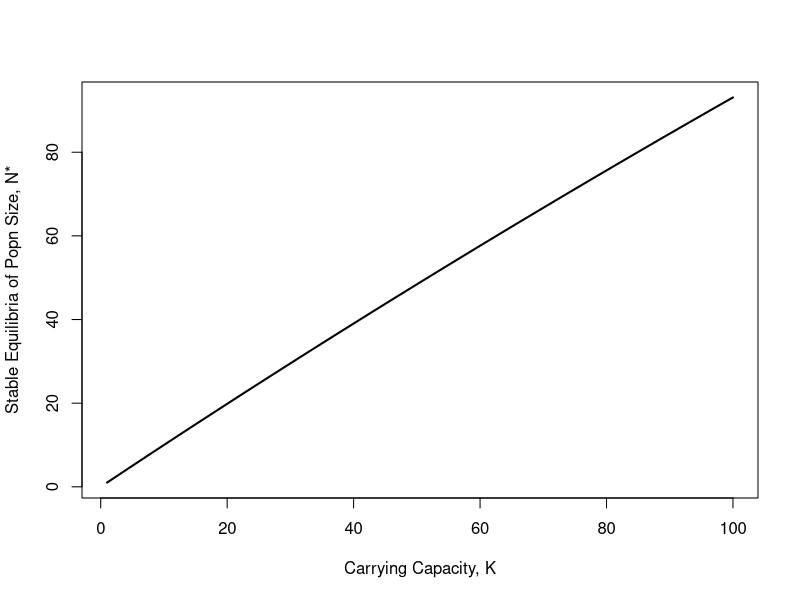
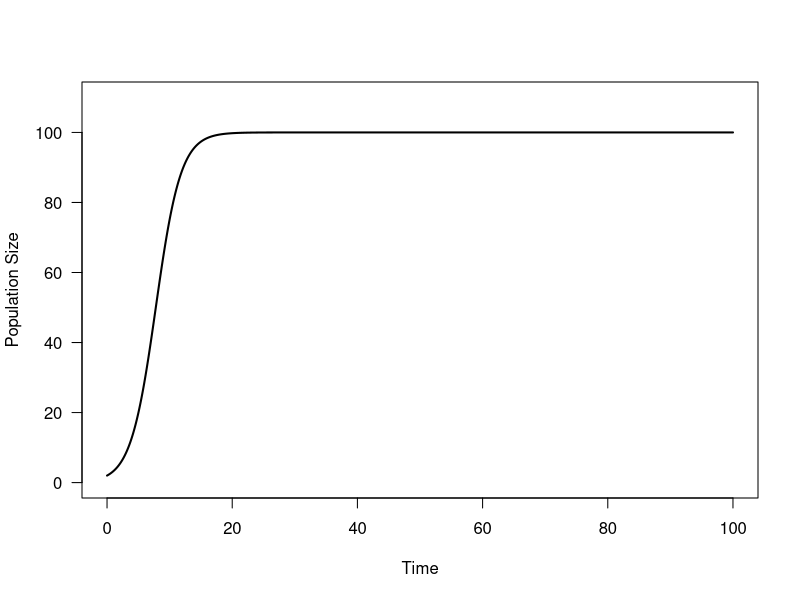
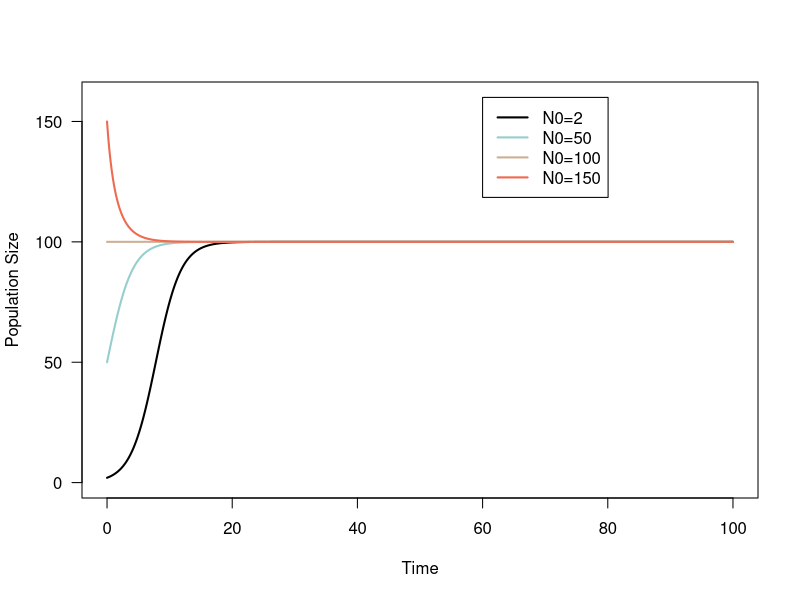
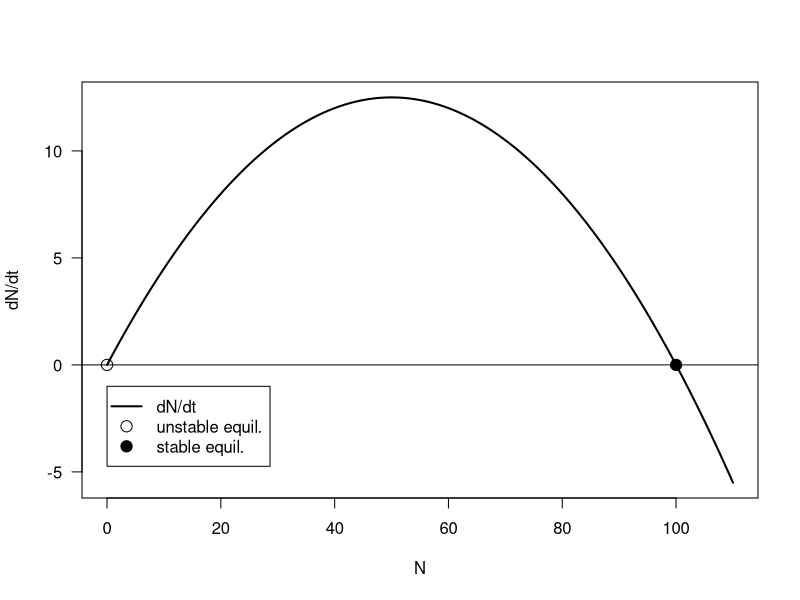
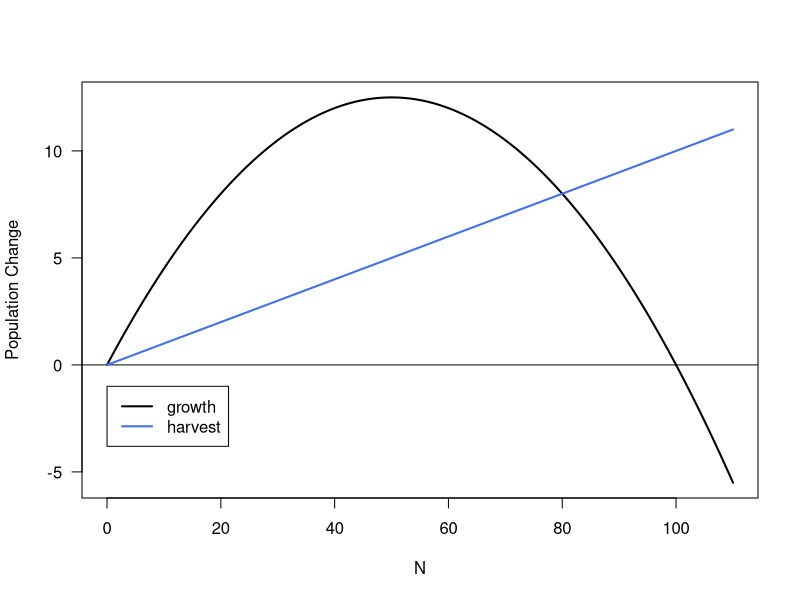
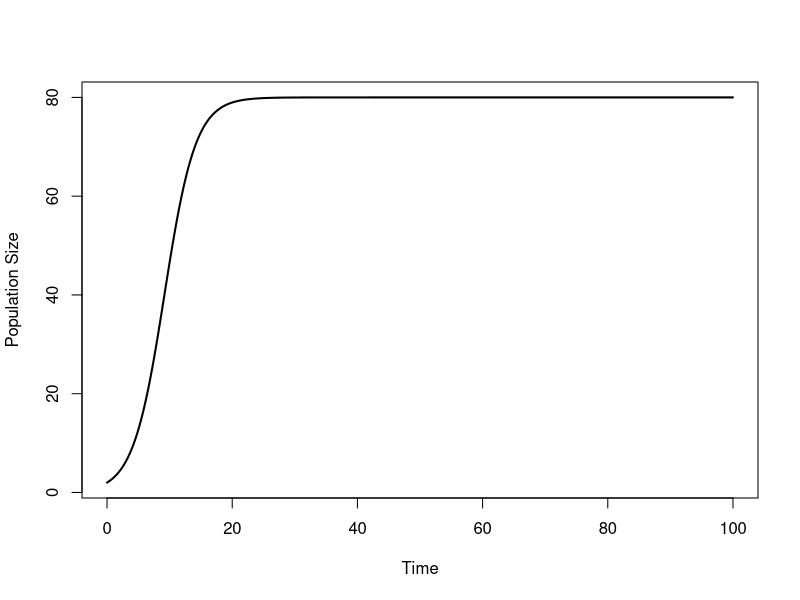
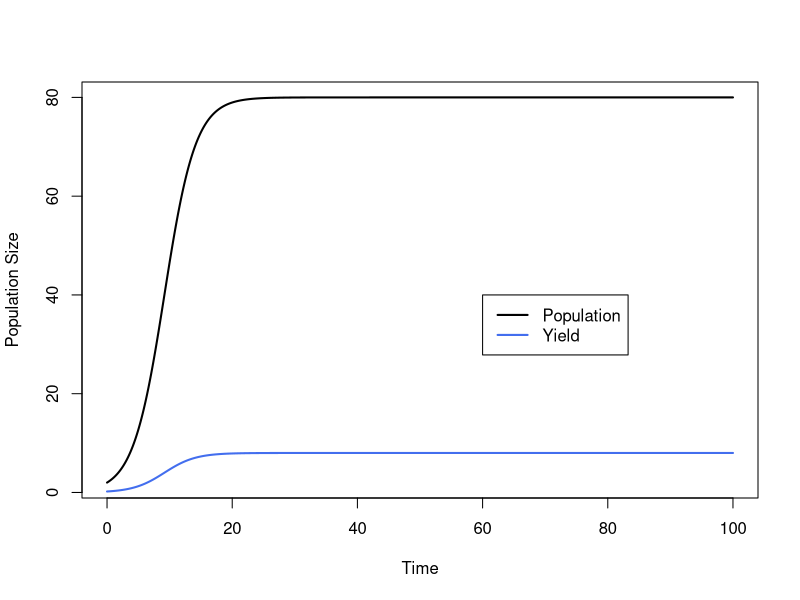
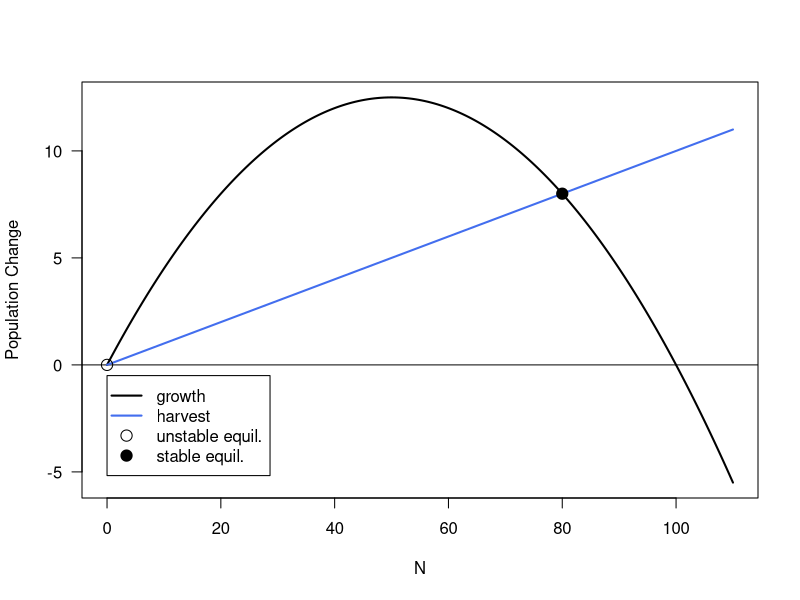

R code for these plots, in order:
## ---- chunk 1
######################################################
# 0. some set up of variables
######################################################
r <- 0.2

######################################################
# 1. create a vector of different values for K
######################################################
Kset <- seq(from = 1, to = 100, by = 1)


######################################################
# 2. calculate N* for each parameter value
######################################################
## 2a. create a holding vector for N*
Nstarset <- rep(NaN, times = length(Kset))

## 2b. create a sequence of timepoints at which to calculate population size (in the inner for() loop)
timepoints <- seq(from = 1, to = 25, length = 1000)

## 2b. write a for() loop 
### nested for() loop structure:
#### outer loop: choose a value of K from Kset
##### inner loop: calculate population size at every time step
#### outer loop: pull out the last population size (N*) and store it in Nstarset

# this is the start of the outer loop!
# for each element j from the first to last in Kset
for(j in 1:length(Kset)) {
  
  # assign K the value from Kset for this iteration
  K <- Kset[j]
  
  # create a holding vector for the inner loop for population sizes
  N.simu <- rep(NaN, times = length(timepoints)) 
  # set your initial condition
  N.simu[1] <- 10
  
  # inner loop: calculate population size (N)
  # for each element i from the second to the last in timepoints
  for(i in 2:length(timepoints)){ 
    # store previous population size as N
    N <- N.simu[i-1]
    
    # calculate change in time
    deltat <- timepoints[i] - timepoints[i-1] 

    # calculating the change in population size
    deltaN <- N * r * (1 - N / K) * deltat 
    
    # calculating total population size
    N.simu[i] = N + deltaN
  }
  
  ######################################################
  # 3. store the N* (back in the outer loop)
  ######################################################
  # pull out the last value from N.simu and put it in Nstarset
  Nstarset[j] <- N.simu[length(timepoints)] 
  
}
## ---- chunk 2
plot(x = Kset, y = Nstarset, 
     type='l', 
     lwd=2, 
     xlab = "Carrying Capacity, K", 
     ylab = "Stable Equilibria of Popn Size, N*")
## ---- chunk 3
r <- 0.5 #
K <- 100 #
## ---- chunk 4
#################################
# 1. designate a data vector
#################################
tset <- seq(from = 0, to = 100, length.out = 20000) #creating tset which is a vector of length 20,000 with values from 0-100


#################################
# 2. create a holding vector
#################################
N.simu <- NaN * tset # multiplying NaN by tset automatically creates a vector the same length as tset, but only containing NaN values
# same as N.simu <-  rep(NaN, length= tset)
N0 <- 2 # initial population size
N.simu[1] <- N0 # assigning first vlaue of N simulation vector equal to NO, which is 2 individuals

#################################
# 3. the for() loop
#################################
#
for(i in 2:length(tset)){ #offset length of vector that we iterate over in for loop to 2
  # calculating the change in t, which is dt
  dt <- tset[i] - tset[i-1] 
  
  # calculating the rate of population change, which is dN/dt
  dNdt <- (r * N.simu[i-1] * (1-N.simu[i-1]/K)) * dt 
  
  #calculate the next N size using the previous N size and the rate of popn growth
  N.simu[i] <- N.simu[i-1] + dNdt 
}
## ---- chunk 5
plot(x = tset, y = N.simu,  # x axis is time, tsetm y axis is N simu, simulated population size
     type = 'l', 
     ylim = c(0, 1.1*K), 
     las = 1, 
     lwd = 2, 
     xlab = 'Time',
     ylab = 'Population Size') 
## ---- chunk 6
#################################
# 1. designate your data
#################################
# this has already been done; we're using tset


#################################
# 2. create a holding vector
#################################
# N0 = 50
N0.50 <- 50
N.simu.50 <- NaN*tset
N.simu.50[1] <- N0.50

# N0 = 100
N0.100 <- 100
N.simu.100 <- NaN*tset
N.simu.100[1] <- N0.100

# N0 = 150
N0.150 <- 150
N.simu.150 <- NaN*tset
N.simu.150[1] <- N0.150

# Tip: You can run these calculations simultaneously within your for loop, but be very careful to keep track of which variable is which!


#################################
# 3. the for() loop
#################################
# 
for(i in 2:length(tset)){
  #
  dt <- tset[i] - tset[i-1]
  
  ##calculating change in pop size for 50 starting individuals
  dNdt.50 <- (r*N.simu.50[i-1]*(1-N.simu.50[i-1]/K))*dt
  N.simu.50[i] <- N.simu.50[i-1] + dNdt.50
  
  ##calculating change in pop size for 100 starting individuals
  dNdt.100 <- (r*N.simu.100[i-1]*(1-N.simu.100[i-1]/K))*dt
  N.simu.100[i] <- N.simu.100[i-1] + dNdt.100
  
  #calculating change in pop size for 150 starting individuals
  dNdt.150 <- (r*N.simu.150[i-1]*(1-N.simu.150[i-1]/K))*dt
  N.simu.150[i] <- N.simu.150[i-1] + dNdt.150
}
## ---- chunk 7
###########################################
# 1. plot the simulated population sizes
###########################################
plot(x = tset, y = N.simu, 
     type = 'l', 
     ylim = c(0, 1.6*K), 
     las = 1, 
     lwd = 2, 
     xlab = 'Time',
     ylab = 'Population Size')
# what happens if we don't change the limits on the y-axis?
# it looks exactly like the previous graph we made for N0=2
######################################################
# 2. plot the lines for different initial conditions
######################################################
# N0 = 50
lines(tset, N.simu.50, 
      col = 'paleturquoise3',
      lwd = 2)
# N0 = 100
lines(tset, N.simu.100,
      col = 'peachpuff3',
      lwd = 2)
# N0 = 150
lines(tset, N.simu.150, 
      col = 'coral2',
      lwd = 2)

######################
# 3. add a legend
######################
# this makes it easier to keep track of each line!
legend(x = max(tset)*.6, y = 1.6*K, 
       lwd = 2, 
       legend = c('N0=2','N0=50','N0=100','N0=150'), 
       col = c('black','paleturquoise3','peachpuff3','coral2'), 
       horiz = F)

# what do each of these arguments mean?

#lwd= thickness of lines
# x and y in legend is position
# legend= c( is character strings
# col= c is color of lines to attach to each charcter string
#horiz= FALSE makes legend vertical
## ---- chunk 8



Nset <- seq(from = 0, to = K*1.1, length.out = 200)
#geenrating our population sizes
## ---- chunk 9
# standard logistic growth equation, we already defined K and r
tset <- seq(from = 0, to = 100, length.out = 20000) 
Nset <- seq(from = 0, to = K*1.1, length.out = 200)
dNdt.log <- r * Nset * (1-Nset/K)
# calculate dn/dt with a vector equation, but we could do it with a for loop as well
## ---- chunk 10
############################################
# 1. plot dN/dt as a function of Nset
############################################
plot(x = Nset, 
     y = dNdt.log, 
     type = 'l', 
     las = 1, 
     lwd = 2, 
     xlab = 'N', ylab = 'dN/dt')


############################################
# 2. add a line along the x-axis
############################################
abline(h = 0,lwd = 1)

############################################
# 3. mark the equilibria where dN/dt = 0
############################################
# We'll use filled points to indicate stable equilibria, and open points to indicate unstable ones
# this is our unstable equilibrium
points(x = 0, y = 0, 
       pch = 21, # 'pch' specifies the point shape
       cex = 1.5) # cex is a multiplier that specifies the point size
# this is our stable equilibrium
points (x = K, y = 0, 
        pch = 21, 
        cex = 1.5, 
        bg = 'black') # 'bg' specifies the fill colour of the point

############################################
# 4. add a legend
############################################
legend(x = 0, y = -1, 
       legend = c('dN/dt', 'unstable equil.', 'stable equil.'), 
       lwd = c(2, NaN, NaN), 
       pch = c(NaN, 21, 21), 
       pt.cex = 1.5, 
       pt.bg = c('white', 'white', 'black'))
## ---- chunk 11
#already created r and K
q <- 0.1 #catchability
E <- 1 #fishing effort
## ---- chunk 12
############################################
# 1. plot the biology of logistic growth
############################################
# plot the biology in black
plot(x = Nset, y = dNdt.log, type = 'l', las = 1, lwd = 2, ylab = 'Population Change', xlab = 'N')

# plot the x-axis so that it's easier to see the intercept
abline(h = 0, lwd = 1)

############################################
# 2. plot the economics of harvest
############################################
# plot the economics in blue
lines(x = Nset, y = (q*E*Nset), col = 'royalblue2', lwd = 2)

############################################
# 3. create a legend
############################################
legend(x = 0, y = -1, 
       lwd = c(2, 2), 
       legend = c('growth', 'harvest'), 
       col = c('black', 'royalblue2'))
## ---- chunk 13
Nstar <- K*(1-q*E/r)  # Check this with pen (or pencil) and paper!
## ---- chunk 14
#################################
# 1. designate the data vector
#################################
tset <- seq(from = 0, to = 100, length.out = 20000) 

#################################
# 2. create a holding vector
#################################
N.simu.E1 <- NaN*tset #create holding vector for simulation pop values
N.simu.E1[1] <- N0 #store N0=2 as initial

#################################
# 3. the for() loop
#################################
for(i in 2:length(tset)){ #offsetting our length by one to accomodate current and previous time points
  dt <- tset[i] - tset[i-1] #calc time points
  dNdt.E1 <- (r*N.simu.E1[i-1]*(1-N.simu.E1[i-1]/K)-q*E*N.simu.E1[i-1])*dt #calc pop growth rate dN/dt with logistic growht equation
  N.simu.E1[i] <- N.simu.E1[i-1] + dNdt.E1 # creating the next population size
}
## ---- chunk 15
plot(x = tset, y = N.simu.E1, 
     type = 'l', 
     lwd = 2, 
     xlab = 'Time', ylab = 'Population Size')
## ---- chunk 16
############################################
# 1. plot logistic growth in black
############################################
plot(x = tset, y = N.simu.E1, 
     type = 'l', lwd = 2, 
     xlab = 'Time', ylab = 'Population Size')

############################################
# 2. plot yield in blue
############################################
lines(x = tset, y = N.simu.E1*E*q, 
      type = 'l', 
      lwd=2, 
      col='royalblue2')

############################################
# 3. add a legend
############################################
legend(x = max(tset)*.6, y = max(N.simu.E1)*.5, 
       lwd = c(2, 2), 
       legend = c('Population', 'Yield'), 
       col = c('black', 'royalblue2'))
## ---- chunk 17
Nstar # our algebraic solution
N.simu.E1[length(tset)] # the end population size of our simulation
## ---- chunk 18
Ystar <- q*E*Nstar
Ystar
## ---- chunk 19
############################################
# 1. plot dN/dt as a function of N
############################################
plot(x = Nset, y = dNdt.log, 
     type = 'l', 
     las = 1, 
     lwd = 2, 
     xlab = 'N', ylab = 'Population Change')

# add a line at the x-axis
abline(h = 0, lwd = 1)

############################################
# 2. plot the economics of harvest
############################################
lines(x = Nset, y = q*E*Nset, 
      col = 'royalblue2', 
      lwd = 2)

############################################
# 3. add equilibria
############################################
# unstable
points(x = 0, y = 0, 
       pch = 21, cex = 1.5)
# stable
points(y = Ystar, x = Nstar, 
       pch = 21, cex = 1.5, 
       bg = 'black')

############################################
# 4. add a legend
############################################
legend(x = 0, y = -0.5, 
       legend = c('growth', 'harvest', 'unstable equil.', 'stable equil.'), 
       lwd = c(2, 2, NaN, NaN), 
       pch = c(NaN, NaN, 21, 21), 
       pt.cex = 1.5, 
       pt.bg = c('white', 'white', 'white', 'black'), 
       col = c('black', 'royalblue2', 'black', 'black'))
## ---- chunk 20
############################
# 1. Plot dNdt vs. N
############################
plot(x = Nset, y = dNdt.log, 
     type = 'l', 
     las = 1, 
     lwd = 2, 
     xlab = 'N', ylab = 'Population Change')
abline(h = 0, lwd = 1)

# Overlay Yield given a fishing Effort = 1
lines(x = Nset, y = q*E*Nset, 
      col= 'royalblue2',
      lwd = 2)

############################
# 2. Set effort to 2
############################
# Set Effort to 2 and name this value E.2 with variable assignment 
E.2 <- 2

# Overlay Yield given a fishing Effort = 2
lines(x = Nset, y =  q*E.2*Nset, 
      col= 'royalblue2',
      lwd = 2,
      lty = 2) #lty changes the line type. 2 = dashed 

############################
# 3. Set effort to 3
############################
# Set Effort to 3 and name this value E.3 with variable assignment 
E.3 <- 3

# Overlay Yield given a fishing Effort = 3, fill in the blank y argument
lines(x = Nset, y = q*E.3*Nset, 
      col = 'royalblue2',
      lwd = 2,
      lty = 3) 



############################
# 4. Set effort to 4
############################
# Set Effort to 4 and name this value E.4 with variable assignment 
E.4 <- 4

# Overlay Yield given a fishing Effort = 4, fill in the blank y argument
lines(x = Nset, y = q*E.4*Nset , 
      col= 'royalblue2', 
      lwd = 2,
      lty = 4) 

## ---- chunk 21
# fill in the blank for the upper bound
Eset <- seq(from = 0, to = 5 , length.out = 200)
## ---- chunk 22
Nstar.set <-  K*(1-q*Eset/r)
## ---- chunk 23
Yield.set <- q*Eset*Nstar.set
## ---- chunk 24
plot(x = Eset, y =Yield.set ,
     type = 'l',
     lwd = 2,
     xlab = 'Effort', ylab = 'Yield')
abline(h = 0)
## ---- chunk 25
N_MSY <- K/2
E_MSY <- r/q/2
Y_MSY <- r*K/4
## ---- chunk 26
for(i in 1:length(Eset)){
  if(Yield.set[i]==max(Yield.set)){
    E_MSY_est <- Eset[i]
  }
}
## ---- chunk 27
N_MSY_est <- K*(1-(q*E_MSY)/r)
## ---- chunk 28
Y_MSY_est <- q*E_MSY*N_MSY_est
## ---- chunk 29
#  Compare:
N_MSY # algebraic
N_MSY_est # estimate

E_MSY # algebraic
E_MSY_est # estimate

Y_MSY # algebraic
Y_MSY_est # estimate
## ---- chunk 30
dNdt.over <- r*Nset*(1-Nset/K)*(2-Nset/K)
## ---- chunk 31
###################################################
# 1. plot dN/dt as a function of population size
###################################################
plot(x = Nset, y = dNdt.over, 
     type = 'l', 
     lwd = 2, 
     las = 1, 
     xlab = 'N', ylab = 'dN/dt')

# add a line at the x-axis
abline(h = 0)

###################################################
# 2. plot the logistic function for comparison
###################################################
lines(x = Nset, y = dNdt.log, 
      lwd = 2, 
      lty = 3)

###################################################
# 3. add a legend
###################################################
legend(x = 73, y = 20, 
       legend = c("overcompensating", "logistic"), 
       lwd = c(2, 2), 
       lty = c(1, 2))
## ---- chunk 32
#################################
# 1. designate a data vector
#################################
# this has already been done; we'll use tset from before


#################################
# 2. holding vector
#################################
N.over <- NaN*tset
N.over[1] <- N0


#################################
# 3. the for() loop
#################################
for(i in 2:length(tset)){
  dt <- tset[i] - tset[i-1]
  dNdt <- (r*N.over[i-1]*(1-N.over[i-1]/K)*(2-N.over[i-1]/K))*dt
  N.over[i] <- N.over[i-1] + dNdt
}
## ---- chunk 33
#############################################
# 1. plot the overcompensating population 
#############################################
plot(x = tset, y = N.over, 
     type = 'l', 
     las = 1, 
     lwd = 2, 
     xlab = 'Time', ylab = 'Population Size')

#############################################
# 2. plot the logistic to compare
#############################################
lines(x = tset, y = N.simu, lwd = 2, lty = 3)

#############################################
# 3. legend
#############################################
legend(x = max(tset)*.6, y = K*.5, 
       legend = c('Overcomp.','Logistic'), 
       lwd = 2, 
       lty = c(1,3))
## ---- chunk 34
# use variable assignment
Y_MSY.over <- max(dNdt.over)
## ---- chunk 35
# annotate the for() loop
for(i in 1:length(Nset)){
  #when the ith value of change in pop equal yield of over compensating population, store the ith value of Nset in N_MSY_over
  if(dNdt.over[i] == Y_MSY.over){
    N_MSY.over <- Nset[i]
  }
}
## ---- chunk 36
E_MSY.over <- Y_MSY.over/(N_MSY.over*q)
## ---- chunk 37
###################################
# 1. biology
###################################
plot(x = Nset, y = dNdt.over , 
     type = 'l', 
     lwd = 2, 
     las = 1, 
     xlab = 'N', ylab = 'Change in Population')
# add a line at the x-axis
abline(h = 0)

###################################
# 2. economics
###################################
lines(x = Nset, y = q*E_MSY.over*Nset , 
      lwd = 2,
      col = 'royalblue2')

###################################
# 3. equilibria
###################################
# unstable
points(x = 0, y = 0, 
       pch = 21, cex = 1.5)
# stable
points(x = N_MSY.over, y = Y_MSY.over,
       pch = 21, cex = 1.5, 
       bg = 'black')

###################################
# 4. legend
###################################
legend(x = K*.6, y = Y_MSY.over, 
       legend = c('growth', 'harvest', 'unstable equil.', 'stable equil.'), 
       lwd = c(2, 2, NaN, NaN), 
       pch = c(NaN, NaN, 21, 21), 
       pt.cex = 1.5, 
       pt.bg = c('white', 'white', 'white', 'black'), 
       col = c('black', 'royalblue2', 'black', 'black'))
## ---- chunk 38
###################################################
# 1. create a set of time points to iterate over
###################################################

#use tset

#############################################################
# 2. create a storage vector and fill in initial conditions
#############################################################
N.simu.over <-  NaN*tset
 N.simu.over[1] <- N0


#############################################################
# 3. for() loop: calculate population size change over time
#############################################################
# annotate each line of code
for(i in 2:length(tset)){
  dt <- tset[i] - tset[i - 1]#change in time
  dNdt.over <- (r*N.simu.over[i-1]*(1-N.simu.over[i-1]/K)*(2-N.simu.over[i-1]/K)-q*E_MSY.over*N.simu.over[i-1])*dt 
  N.simu.over[i] <- N.simu.over[i-1] + dNdt.over
}
## ---- chunk 39
plot(x = tset, y = N.simu.over, 
     type = 'l', 
     lwd = 2, 
     xlab = 'Time', ylab = 'Population Size')
## ---- chunk 40
#compare
N.simu.over[length(tset)]
N_MSY.over
## ---- chunk 41
A <- K/2
## ---- chunk 42
dNdt.dep <- r*Nset*(1-Nset/K)*(Nset/A)
## ---- chunk 43
######################################
# 1. plot dN/dt as a function of N
######################################
plot(x = Nset, y = dNdt.dep, 
     type = 'l', 
     lwd = 2, 
     las = 1, 
     xlab = 'N', ylab ='dN/dt')
abline(h = 0)

################################################
# 2. plot our logistic function for comparison
################################################
lines(x = Nset, y = dNdt.log, 
      lwd = 2, 
      lty = 3)
legend(x = 0, y= -1, 
       lwd = 2, 
       legend = c('Depensating','Logistic'), 
       lty = c(1, 3))
## ---- chunk 44
###############################
# 1. designate a data vector
###############################
# this has already been done; we'll use tset

###############################
# 2. create a holding vector
###############################
N.dep <- NaN*tset

# set initial conditions
N.dep[1] <- N0

###############################
#. 3. the for() loop
###############################
for(i in 2:length(tset)){
  dt <- tset[i]-tset[i-1]
  dNdt <- (r*N.dep[i-1]*(1-N.dep[i-1]/K)*(N.dep[i-1]/A))*dt
  N.dep[i] <- N.dep[i-1]+dNdt
}
## ---- chunk 45
###################################################################
# 1. plot N of the depensating population as a function of time
###################################################################
plot(x = tset, y = N.dep, 
     type = 'l', 
     las = 1, 
     lwd = 2, 
     ylim = c(0, 140),
     xlab = 'Time', ylab = 'Population Size')

##################################################
# 2. plot the logistic function for comparison
##################################################
lines(x = tset, y = N.simu, 
      lwd = 2, 
      lty = 3)

######################
# 3. add a legend
######################
legend(x = max(tset)*.6, y = K*.5, 
       lwd = 2, 
       legend = c('Depensating', 'Logistic'), 
       lty = c(1, 3))
## ---- chunk 46
Y_MSY.dep <- max(dNdt.dep)
## ---- chunk 47

for(i in 1:length(Nset)){
  if(dNdt.dep[i] == Y_MSY.dep){
    N_MSY.dep <- Nset[i]
  }
  }
## ---- chunk 48
E_MSY.dep <- Y_MSY.dep/(q*N_MSY.dep)
## ---- chunk 49

#################################
# 1. biology
#################################
plot(x = Nset, y = dNdt.dep, 
     type = 'l',
     lwd = 2, 
     las = 1, 
     xlab = 'N', ylab = 'Change in Population')
abline(h = 0)

#################################
# 2. economics
#################################
lines(x = Nset, y = q*E_MSY.dep*Nset, 
      lwd = 2,
      col = 'royalblue2')

#################################
# 3. stable equilibria
#################################
points(x = 0, y = 0, 
       pch = 21, 
       cex = 1.5, 
       bg = 'black')
points(x = N_MSY.dep, y = Y_MSY.dep, 
       pch = 21, 
       cex = 1.5,
       bg= 'black')

#################################
# 4. legend
#################################
legend(x = 0, y = -1, 
       pt.cex = 1.5, 
       legend = c('growth', 'harvest', 'unstable equil.', 'stable equil.'), 
       lwd = c(2, 2, NaN, NaN), 
       pch = c(NaN, NaN, 21, 21), 
       pt.bg = c('white', 'white', 'white', 'black'), 
       col = c('black', 'royalblue2', 'black', 'black'))
## ---- chunk 50
N_star_unstable <- ((-r/A) + (sqrt((r^2/A^2) - ((4*r*q*E_MSY.dep)/(K*A)))) ) / ((-2*r) / (K*A))

Y.unstable.dep <- q * E_MSY.dep * N_star_unstable
## ---- chunk 51
############################
# 1. biology
############################
plot(x = Nset, y = dNdt.dep, 
     type = 'l',
     lwd = 2, 
     las = 1,
     xlab = 'N', ylab = 'Change in Population')
abline(h = 0)

############################
# 2. economics
############################
lines(x = Nset, y = q*E_MSY.dep*Nset, 
      lwd = 2, 
      col = 'royalblue2')

############################
# 3. equilibria
############################
# stable
points(x = 0, y = 0, 
       pch = 21, 
       cex = 1.5, 
       bg = 'black')
points(x = N_MSY.dep, y = Y_MSY.dep, 
       pch = 21, 
       cex = 1.5, 
       bg = 'black')
# unstable
points(x = N_star_unstable, y = Y.unstable.dep, 
       pch = 21, cex = 1.5,
       bg = 'white')

############################
# 4. legend
############################
legend(x = 0, y = -1, 
       legend = c('growth', 'harvest', 'unstable equil.', 'stable equil.'), 
       lwd = c(2, 2, NaN, NaN), 
       pch = c(NaN, NaN, 21, 21), 
       pt.cex = 1.5, 
       pt.bg = c('white', 'white', 'white', 'black'), 
       col = c('black', 'royalblue2', 'black', 'black'))

# What's different about this graph? Hint: Look at the intersections between the blue and black lines.
## ---- chunk 52
#################################
# 1. data to iterate over
#################################




#################################
# 2. holding vector
#################################
# create a bunch of different starting population sizes
N.simu.dep <- NaN*tset
N0.K <- K
N0.2 <- 2
N0.unstable <- N_star_unstable
N0.up <- N_star_unstable + 0.1
N0.down <- N_star_unstable - 0.1

# fill in initial conditions
N.simu.dep[1] <- N0.up



#################################
# 3. the for() loop
#################################
for(i in 2:length(tset)) {
  dt <- tset[i] - tset[i - 1] # calculate change in time
  dNdt.depen <- (r*N.simu.dep[i-1]*(1-N.simu.dep[i-1]/K)*(N.simu.dep[i-1]/A)-q*E_MSY.dep*N.simu.dep[i-1])*dt # logistic with N/A addition for depensating also with harvest
  N.simu.dep[i] <- N.simu.dep[i-1] + dNdt.depen
}
## ---- chunk 53
plot(x = tset, y = N.simu.dep, 
     type = "l", 
     lwd = 2, 
     xlab = "Time", ylab = "Population Size")
## ---- chunk 54
##########################################
# 1. designate a data vector (use tset)
##########################################



############################################
# 2. holding vector and initial conditions
############################################
N0.low <- 33
N0.high <- 34

N.simu.dep <- NaN*tset
N.simu.dep.low <- NaN*tset
N.simu.dep.high <- NaN*tset
N.simu.dep.100 <- NaN*tset

N.simu.dep[1] <- N0
N.simu.dep.low[1] <- N0.low
N.simu.dep.high[1] <- N0.high
N.simu.dep.100[1] <- N0.100

##########################################
# 3. the for() loop
##########################################
for(i in 2:length(tset)){
  deltat <- tset[i]-tset[i-1]
  deltaN <- (r*N.simu.dep[i-1]*(1-N.simu.dep[i-1]/K)*(N.simu.dep[i-1]/A)-q*E_MSY.dep*N.simu.dep[i-1])*deltat
  N.simu.dep[i] <- N.simu.dep[i-1]+deltaN
  
  deltaN <- (r*N.simu.dep.low[i-1]*(1-N.simu.dep.low[i-1]/K)*(N.simu.dep.low[i-1]/A)-q*E_MSY.dep*N.simu.dep.low[i-1])*deltat
  N.simu.dep.low[i] <- N.simu.dep.low[i-1]+deltaN
  
  deltaN <- (r*N.simu.dep.high[i-1]*(1-N.simu.dep.high[i-1]/K)*(N.simu.dep.high[i-1]/A)-q*E_MSY.dep*N.simu.dep.high[i-1])*deltat
  N.simu.dep.high[i] <- N.simu.dep.high[i-1]+deltaN
  
  deltaN <- (r*N.simu.dep.100[i-1]*(1-N.simu.dep.100[i-1]/K)*(N.simu.dep.100[i-1]/A)-q*E_MSY.dep*N.simu.dep.100[i-1])*deltat
  N.simu.dep.100[i] <- N.simu.dep.100[i-1]+deltaN
}
## ---- chunk 55
###################################
# 1. plot N as a function of time
###################################
plot(tset, N.simu.dep, 
     type = 'l', 
     ylim = c(0, K), 
     las = 1, 
     lwd = 2, 
     xlab = 'Time', ylab = 'Population Size')

#################################################
# 2. add lines for different initial conditions
#################################################
lines(tset, N.simu.dep.low, 
      col = 'paleturquoise3', 
      lwd = 2)
lines(tset, N.simu.dep.high, 
      col = 'peachpuff3', 
      lwd = 2)
lines(tset, N.simu.dep.100, 
      col = 'coral2', 
      lwd = 2)

###################################
# 3. legend
###################################
legend(x = max(tset)*.6, y = K, 
       lwd = 2,
       legend = c('N0=2', 'N0=33', 'N0=34', 'N0=100'), 
       col = c('black', 'paleturquoise3', 'peachpuff3', 'coral2'), 
       horiz = FALSE)
